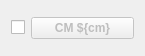
<?xml version="1.0" encoding="UTF-8"?>
<ui version="4.0">
 <class>Form</class>
 <widget class="QWidget" name="Form">
  <property name="geometry">
   <rect>
    <x>0</x>
    <y>0</y>
    <width>145</width>
    <height>56</height>
   </rect>
  </property>
  <property name="sizePolicy">
   <sizepolicy hsizetype="Fixed" vsizetype="Fixed">
    <horstretch>0</horstretch>
    <verstretch>0</verstretch>
   </sizepolicy>
  </property>
  <property name="windowTitle">
   <string>Form</string>
  </property>
  <layout class="QGridLayout" name="gridLayout">
   <item row="0" column="0">
    <layout class="QHBoxLayout" name="horizontalLayout">
     <item>
      <widget class="QCheckBox" name="cryomoduleCheckbox">
       <property name="sizePolicy">
        <sizepolicy hsizetype="Fixed" vsizetype="Fixed">
         <horstretch>0</horstretch>
         <verstretch>0</verstretch>
        </sizepolicy>
       </property>
       <property name="text">
        <string/>
       </property>
      </widget>
     </item>
     <item>
      <widget class="QPushButton" name="pushButton">
       <property name="enabled">
        <bool>false</bool>
       </property>
       <property name="font">
        <font>
         <weight>75</weight>
         <bold>true</bold>
        </font>
       </property>
       <property name="text">
        <string>CM ${cm}</string>
       </property>
      </widget>
     </item>
    </layout>
   </item>
  </layout>
 </widget>
 <resources/>
 <connections/>
</ui>
